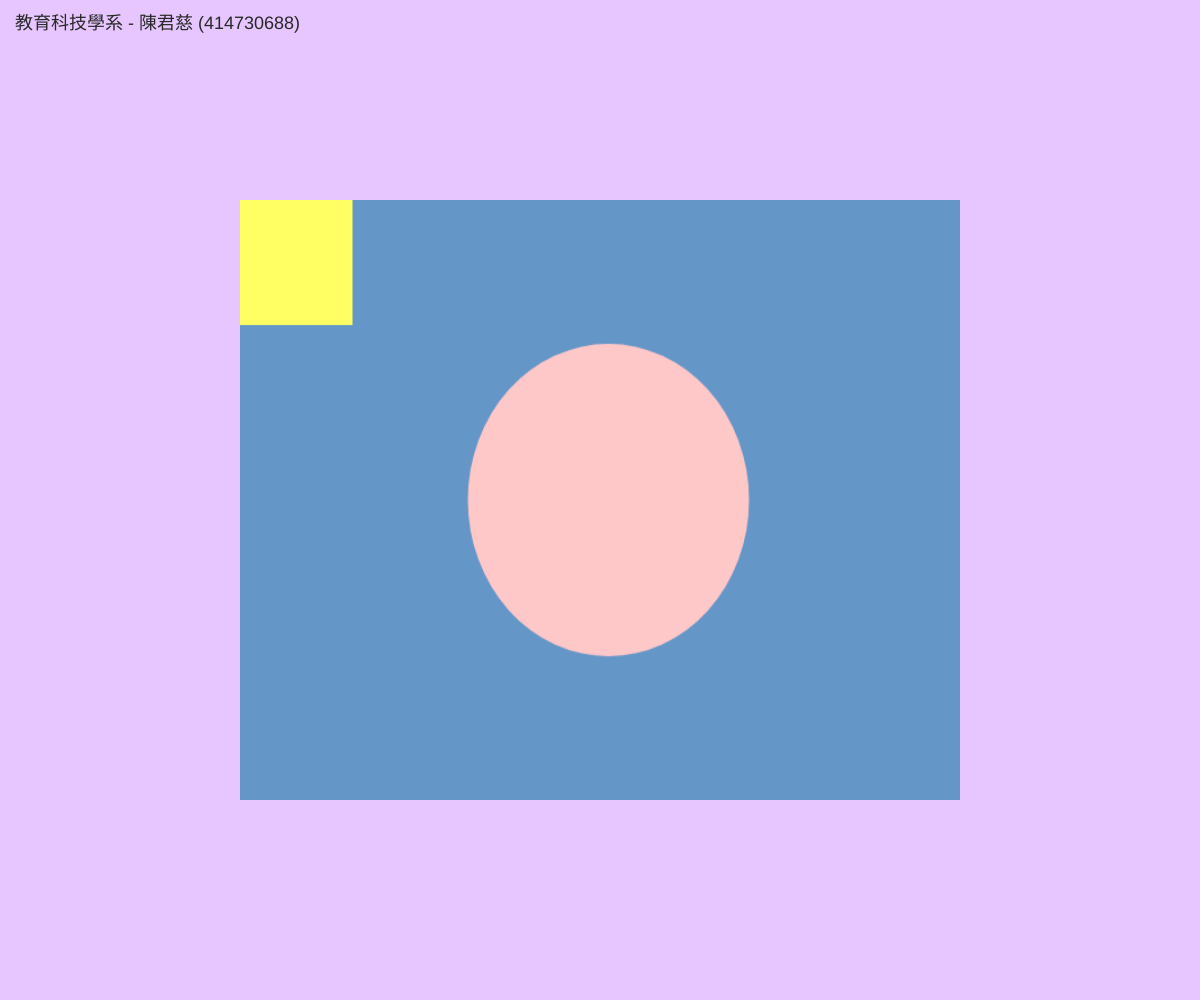
Frame 1 (no input)
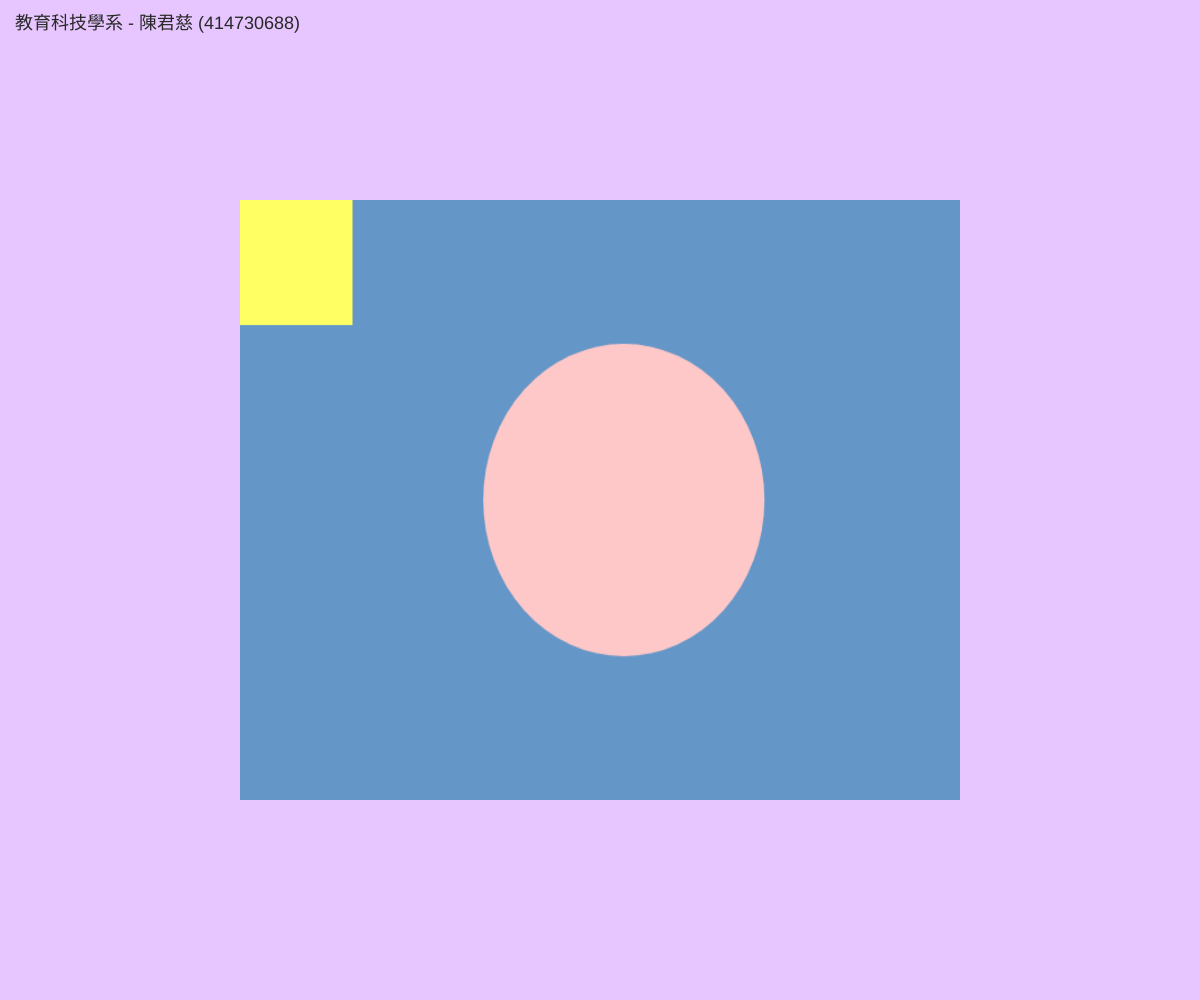
Frame 60 (no input)
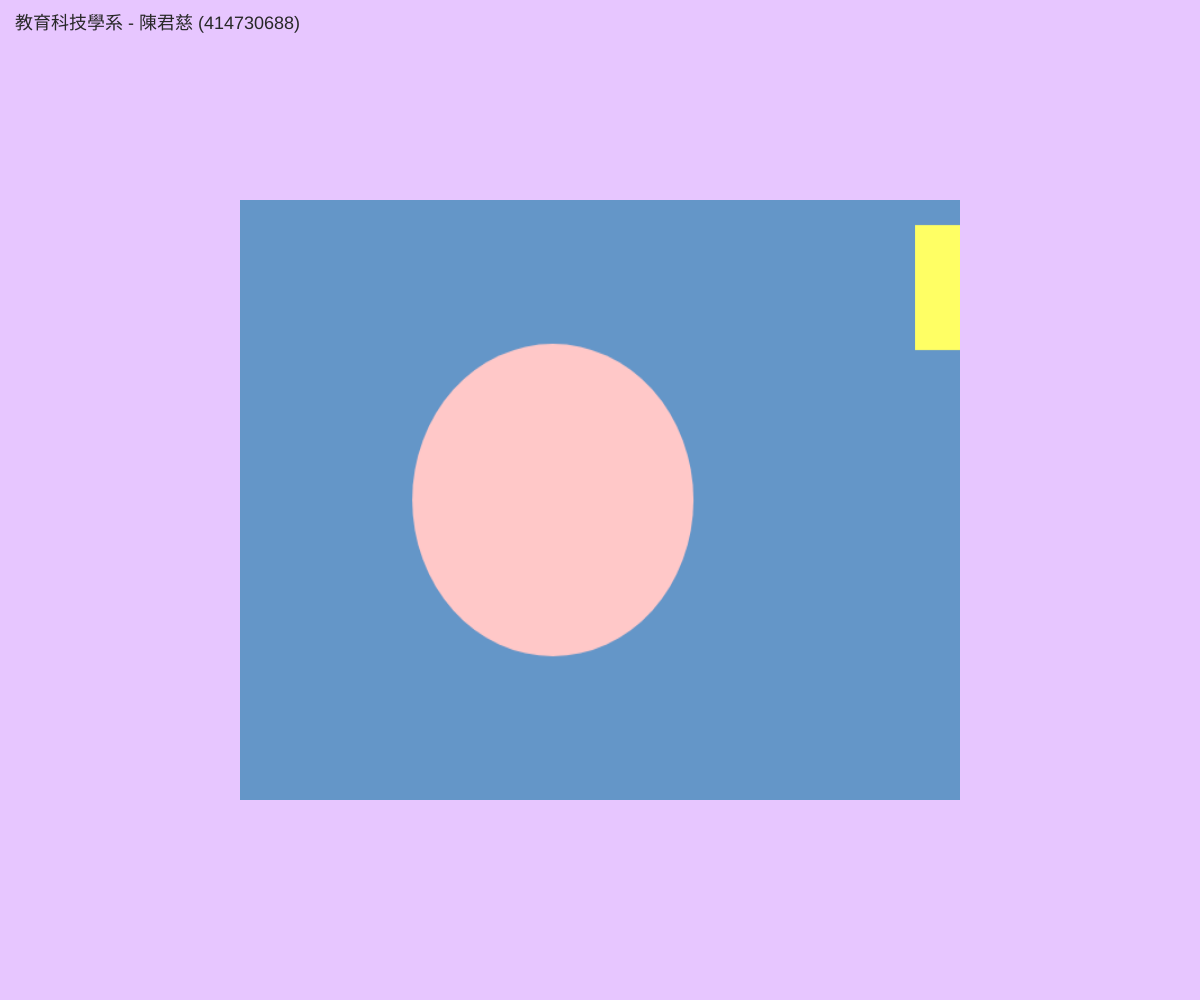
Frame 120 (the mouse pressed at the canvas centre since frame 60)

The p5.js sketch that drew these frames (run headless with seeded random() and noise() and a simulated clock; from frame 60 on, the mouse is pressed at the canvas centre):

// p5.js sketch
// ── sketch.js
let capture;
let mode = "0"; // 預設 0: 看看我們捏出來的虛擬鏡頭長怎樣
let txt = "一二三四五田雷電龕龘";

function setup() {
    createCanvas(windowWidth, windowHeight);
    
    // 🌟 終極大絕招：不用 createCapture，我們用 createGraphics 創造一個「虛擬攝影機」！
    // 這樣就算電腦沒有實體鏡頭，你一樣有畫面可以順利交作業！
    capture = createGraphics(640, 480);
}

function draw() {
    background('#e7c6ff');
    
    // --- 🎬 這裡是虛擬攝影機裡面的畫面 (假裝是影片) ---
    capture.background(100, 150, 200); // 假裝是深藍色的背景
    capture.noStroke();
    // 畫一顆會跟著時間左右移動的粉紅色大球（假裝是你的臉）
    capture.fill(255, 200, 200);
    capture.ellipse(capture.width / 2 + sin(frameCount * 0.05) * 150, capture.height / 2, 250, 250);
    // 畫一個會跟著滑鼠移動的黃色方塊（假裝是你的手）
    capture.fill(255, 255, 100);
    capture.rect(mouseX % capture.width, mouseY % capture.height, 100, 100);
    // ------------------------------------------------

    // 讀取我們剛剛畫的假畫面的像素
    capture.loadPixels();
    
    let span = map(mouseX, 0, width, 10, 50);
    span = constrain(span, 10, 50);
    
    let targetW = width * 0.6;
    let targetH = height * 0.6;
    
    let scaleX = targetW / capture.width;
    let scaleY = targetH / capture.height;

    if (mode === "0") {
        // === 模式 0：顯示原始的虛擬攝影機畫面 ===
        imageMode(CENTER);
        push();
        translate(width / 2, height / 2);
        image(capture, 0, 0, targetW, targetH);
        pop();
        
    } else {
        // === 模式 1~5：像素操作特效 ===
        push();
        translate(width / 2, height / 2);
        scale(scaleX, scaleY); 
        translate(-capture.width / 2, -capture.height / 2);
        
        for(let x = 0; x < capture.width; x += span) {
            for(let y = 0; y < capture.height; y += span) {
                let index = (y * capture.width + x) * 4; 
                let r = capture.pixels[index];
                let g = capture.pixels[index + 1];
                let b = capture.pixels[index + 2];
                let bk = (r + g + b) / 3; 
                
                push();
                translate(x, y); 
                
                if (mode == "1") {
                    fill(r, g, b); noStroke(); rect(0, 0, span * 0.9);
                } else if (mode == "2") {
                    // 現在有畫面了，模式 2 絕對會有圓圈！
                    fill(bk); noStroke(); let s = map(bk, 0, 255, 0, span); ellipse(0, 0, s);
                } else if (mode == "3") {
                    fill(r, g, b); textSize(span); textAlign(LEFT, TOP); text("天", 0, 0);
                } else if (mode == "4") {
                    fill(r, g, b); textSize(span); textAlign(LEFT, TOP); let bkId = int(map(bk, 0, 255, 9, 0)); text(txt[bkId], 0, 0);
                } else if (mode == "5") {
                    fill(r, g, b); noStroke(); let s = map(r, 0, 255, 5, span); rect(0, 0, s, s);
                }
                pop();
            }
        }
        pop();
    }
    
    // --- 專屬作業標頭浮水印 ---
    push();
    fill(40); 
    noStroke();
    textSize(18);
    textAlign(LEFT, TOP);
    text("教育科技學系 - 陳君慈 (414730688)", 15, 15);
    pop();
}

function windowResized() {
    resizeCanvas(windowWidth, windowHeight);
}

function keyPressed() {
    if (key === '0' || key === '1' || key === '2' || key === '3' || key === '4' || key === '5') {
        mode = key;
    }
}
